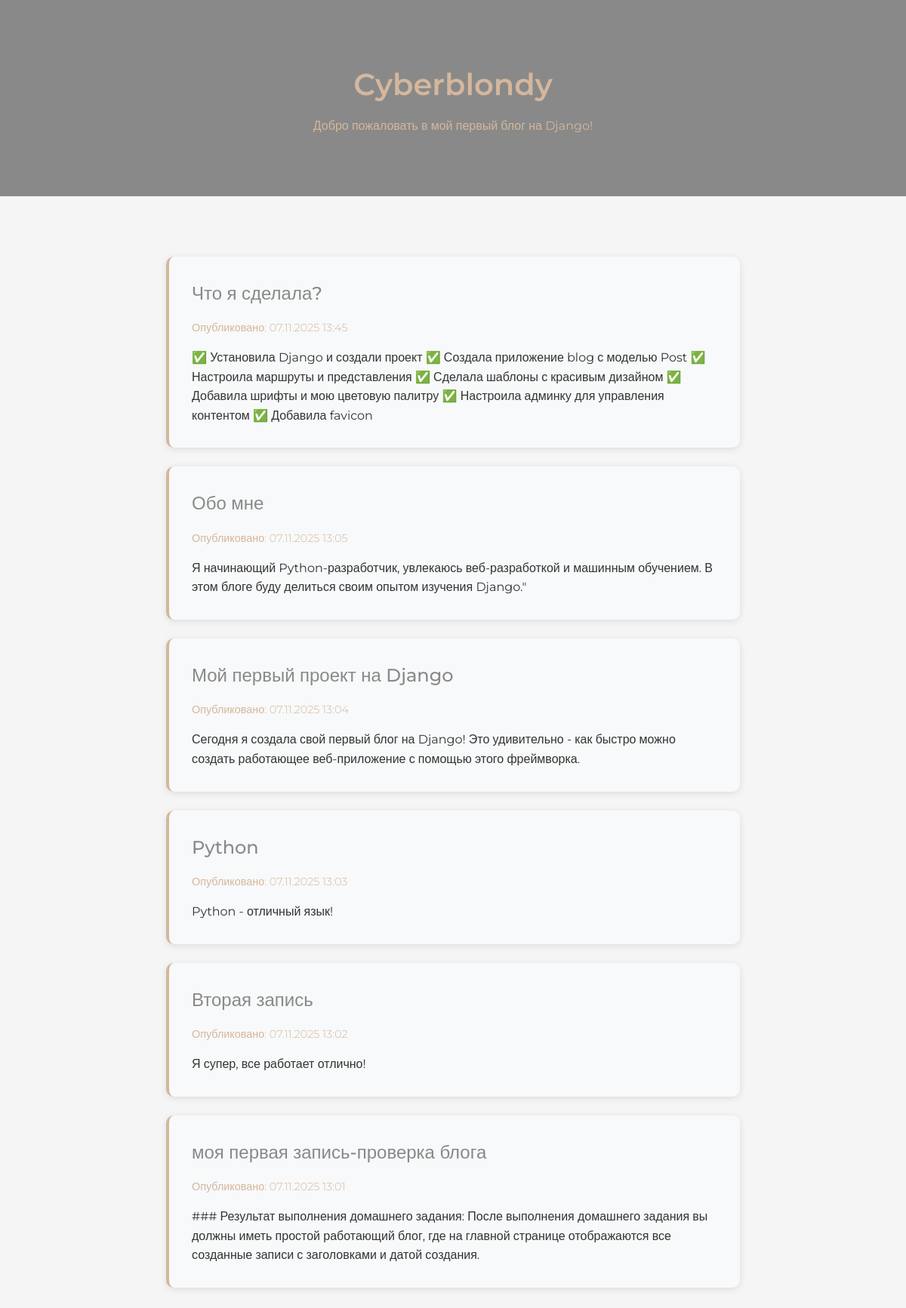
The page / on the database its author committed.
### blog/models.py (models this page shows, shortened)
class Post(models.Model):
    title = models.CharField(max_length=200, verbose_name="Заголовок")
    content = models.TextField(verbose_name="Содержание")
    created_at = models.DateTimeField(auto_now_add=True, verbose_name="Дата создания")
    class Meta:
        verbose_name = "Запись"
        verbose_name_plural = "Записи"

### blog/views.py (the view)
# urls.py: path('', views.post_list, name='post_list'),
def post_list(request):
    posts = Post.objects.all().order_by('-created_at')
    return render(request, 'blog/post_list.html', {'posts': posts})

### blog/templates/blog/post_list.html (shortened to what this page needs)
{% load static %}
<!DOCTYPE html>
<html lang="ru">
<head>
    <link rel="stylesheet" href="{% static 'css/style.css' %}">
</head>
<body>
    <div class="header">
        <div class="container">
            <h1>Cyberblondy</h1>
            <p>Добро пожаловать в мой первый блог на Django!</p>
        </div>
    </div>
    <div class="container">
        {% for post in posts %}
        <div class="post">
            <h2>{{ post.title }}</h2>
            <p class="post-date">Опубликовано: {{ post.created_at|date:"d.m.Y H:i" }}</p>
            <p>{{ post.content }}</p>
        </div>
        {% empty %}
        <div class="empty-message">
            Пока нет записей. Будьте первым, кто добавит запись!
        </div>
        {% endfor %}
    </div>
</body>
</html>

### static/css/style.css (style rules this page uses)
* { margin: 0; padding: 0; box-sizing: border-box; }
body { font-family: 'Montserrat', sans-serif; background-color: #f5f5f5; color: #333; line-height: 1.6; }
.container { max-width: 800px; margin: 0 auto; padding: 40px 20px; }
.header { background-color: #898989; color: #d4b79d; padding: 40px 0; text-align: center; margin-bottom: 40px; }
.header h1 { font-size: 2.5rem; font-weight: 600; margin-bottom: 10px; }
.post { background-color: #f8f9fa; padding: 30px; margin-bottom: 25px; border-radius: 10px; box-shadow: 0 2px 10px rgba(0,0,0,0.1); border-left: 4px solid #d4b79d; }
.post h2 { color: #898989; font-weight: 500; margin-bottom: 15px; font-size: 1.5rem; }
.post-date { color: #d4b79d; font-size: 0.9rem; font-weight: 300; margin-bottom: 15px; }

### rows shown on the page
Post: title "Что я сделала?", created_at "07.11.2025 13:45", content "✅ Установила Django и создали проект ✅ Создала приложение blog с моделью Post ✅ Настроила маршруты и представления ✅ Сделала шаблоны с красивым дизайном ✅ Добавила шрифты и мою цветовую палитру ✅ Настроила админку для управления контентом ✅ Добавила favicon"
Post: title "Обо мне", created_at "07.11.2025 13:05", content "Я начинающий Python-разработчик, увлекаюсь веб-разработкой и машинным обучением. В этом блоге буду делиться своим опытом изучения Django.\""
Post: title "Мой первый проект на Django", created_at "07.11.2025 13:04", content "Сегодня я создала свой первый блог на Django! Это удивительно - как быстро можно создать работающее веб-приложение с помощью этого фреймворка."
Post: title "Python", created_at "07.11.2025 13:03", content "Python - отличный язык!"
Post: title "Вторая запись", created_at "07.11.2025 13:02", content "Я супер, все работает отлично!"
Post: title "моя первая запись-проверка блога", created_at "07.11.2025 13:01", content "### Результат выполнения домашнего задания: После выполнения домашнего задания вы должны иметь простой работающий блог, где на главной странице отображаются все созданные записи с заголовками и датой создания."
